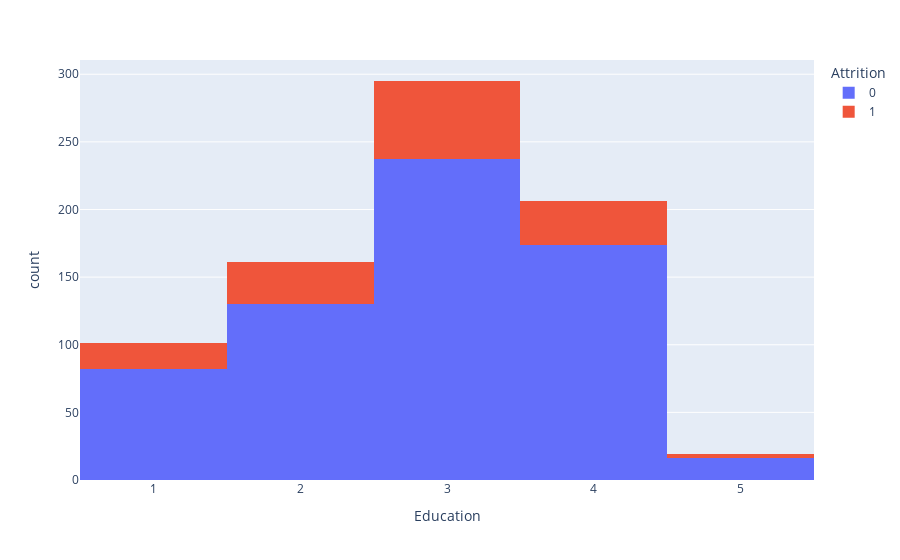

Here is the notebook cell this chart was saved with:
### Code cell
import plotly.express as px
fig = px.histogram(df, x='Education', color = 'Attrition')
fig.show()

### Figure 1 — Plotly figure (JSON) as saved in the notebook; plotly's stock layout.template omitted (floating-point values rounded to 4 significant figures; data arrays with more than 128 entries replaced by an {"elided": "..."} marker saying what was removed)
{"data": [{"alignmentgroup": "True", "bingroup": "x", "hovertemplate": "Attrition=0<br>Education=%{x}<br>count=%{y}<extra></extra>", "legendgroup": "0", "marker": {"color": "#636efa"}, "name": "0", "offsetgroup": "0", "orientation": "v", "showlegend": true, "type": "histogram", "x": {"elided": "639 int values"}, "xaxis": "x", "yaxis": "y"}, {"alignmentgroup": "True", "bingroup": "x", "hovertemplate": "Attrition=1<br>Education=%{x}<br>count=%{y}<extra></extra>", "legendgroup": "1", "marker": {"color": "#EF553B"}, "name": "1", "offsetgroup": "1", "orientation": "v", "showlegend": true, "type": "histogram", "x": {"elided": "143 int values"}, "xaxis": "x", "yaxis": "y"}], "layout": {"barmode": "relative", "legend": {"title": {"text": "Attrition"}, "tracegroupgap": 0}, "margin": {"t": 60}, "xaxis": {"anchor": "y", "domain": [0, 1], "title": {"text": "Education"}}, "yaxis": {"anchor": "x", "domain": [0, 1], "title": {"text": "count"}}}}
